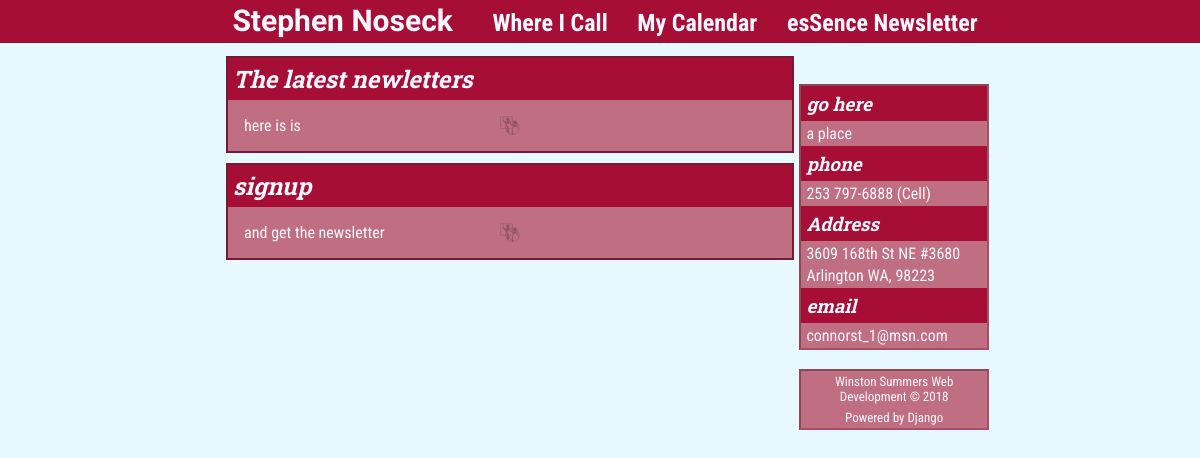
The page /newsletter/ on the database its author committed.
### Stevie/models.py (models this page shows, shortened)
class Post(models.Model):
    HOME = 'HM'
    VENUES = 'VN'
    CALENDAR = 'CL'
    NEWSLETTER = 'NL'
    SIDEBAR = 'SB'
    CONTACT_INFO = 'CI'
    PAGE_INDEX = (
        (HOME, 'Home'),
        (VENUES, 'Venues'),
        (CALENDAR, 'Calendar'),
        (NEWSLETTER, 'Newsletter'),
        (SIDEBAR, 'Sidebar'),
        (CONTACT_INFO, 'Contact Info')
    )
    title = models.CharField(max_length=100, blank=True, null=True)
    text = models.TextField(blank=True, null=True)
    page = models.CharField(max_length=2, choices=PAGE_INDEX)
    address = models.CharField(max_length=100, blank=True, null=True)
    venue = models.CharField(max_length=100, blank=True, null=True)
    letter = models.FileField(upload_to='newsletters', blank=True, null=True)

### Stevie/views.py (the view)
# urls.py: path('newsletter/', views.newsletter, name="newsletter"),
def newsletter(request):
    side = Post.objects.filter(page='SB')
    info = Post.objects.filter(page='CI')
    post = Post.objects.filter(page='NL')
    context = {'post' : post, 'title': '-- esSence Newsletter', 'side': side, 'info': info,}
    return render(request, 'Stevie/index.html', context)

### Stevie/templates/Stevie/index.html (shortened to what this page needs)
{% extends 'layout.html' %}
{% block content %}
    {% if post %}
        <div>
            {% for p in post %}
                <section>
                    <h1>{{ p.title }}</h1>
                    <div class="text">
                        <p>{{ p.text|linebreaks }}</p>
                    </div>
                </section>
            {% endfor %}
        </div>
    {% else %}
        <p style="display: none">There isn't anything here...</p>
    {% endif %}
{% endblock content %}

### Stevie/templates/Stevie/sidebar.html
<div>
    {% if side %}
        {% for s in side %}
            <section>
                <h3>{{ s.title }}</h3>
                <p>{{ s.text|linebreaks }}</p>
            </section>
        {% endfor %}
    {% else %}
        <p style="display: none">no links</p>
    {% endif %}
    {% if info %}
        {% for i in info %}
            <section>
                <h3>{{ i.title }}</h3>
                <p>{{ i.text|linebreaks }}</p>
            </section>
        {% endfor %}
    {% else %}
        <p style="display: none">no contact info</p>
    {% endif %}
</div>
<br>
<div class="foot">
    {% include 'Stevie/footer.html' %}
</div>

### Stevie/static/styles.css (style rules this page uses)
body { background-color: #e8f8ff; background-image: url("https://www.transparenttextures.com/patterns/ag-square.png"); text-align: center; color: #fff8ff; font-family: 'Roboto Condensed', sans-serif; }
h1, h2, h3, h4, h5, h6 { font-family: 'Roboto Slab', serif; }
.content p { margin: 16px; }
.text { background-image: url("./background.png"); background-size: contain; background-repeat: no-repeat; background-position: bottom; }
section { border: 2px solid #741C35; background-color: #c06f82; margin-top: 10px; text-align: left; overflow: auto; }
section h1, h3 { background-color: #a60e35; font-weight: bold; font-stretch: expanded; font-style: italic; margin: 0; padding: 5px; }
.side section { background-image: none; border: none; margin: 0; }
.side div { background-color: #c06f82; border: rgba(116, 28, 53, 0.356) inset 2px; }
.side p { margin: 3px 5px; }

### rows shown on the page
Post: title "The latest newletters", text "here is is"
Post: title "signup", text "and get the newsletter"
Post: title "go here", text "a place"
Post: title "phone", text "253 797-6888 (Cell)"
Post: title "Address", text "3609 168th St NE #3680 Arlington WA, 98223"
Post: title "email", text "connorst_1@msn.com"
